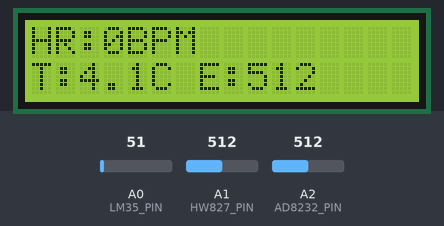
The sketch below on a simulated Arduino Uno, built with avr-gcc and run on an emulated ATmega328P. On the bench: 16×2 character LCD. The inputs (shaded band) are chosen by the test bench; at power-on: A0 (LM35_PIN) = 51, A2 (AD8232_PIN) = 512, A1 (HW827_PIN) = 512. What the sketch prints to the serial monitor is not drawn.

Above: at 3.2 s.
3.3 s: A0 (LM35_PIN) set to 61
At 5.0 s:
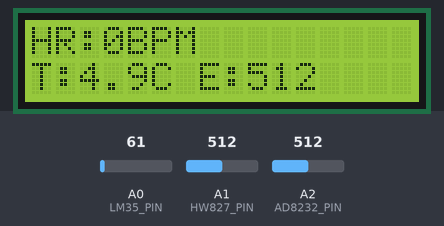
5.5 s: A2 (AD8232_PIN) set to 560
At 6.5 s:
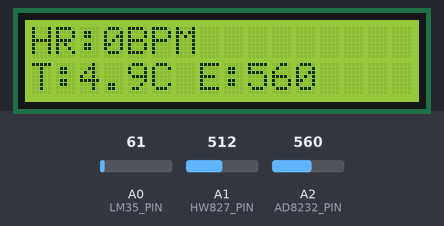
7.5 s: A0 (LM35_PIN) set to 71
At 9.2 s:
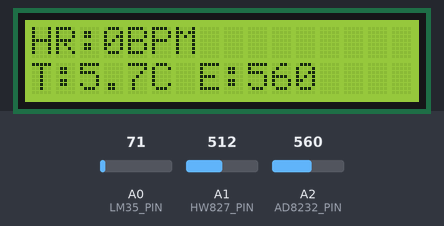
9.5 s: A2 (AD8232_PIN) set to 540
At 10.8 s:
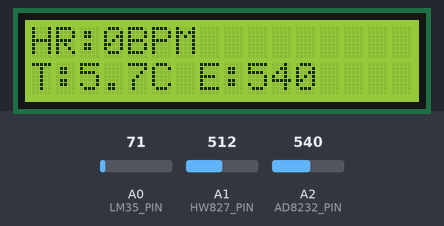
11.5 s: A0 (LM35_PIN) set to 86
At 13.2 s:
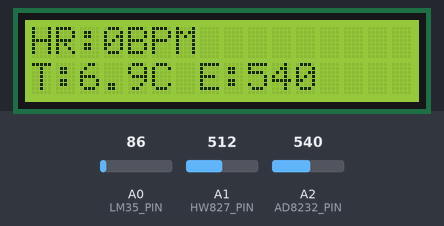
13.5 s: A2 (AD8232_PIN) set to 511
At 15.0 s:
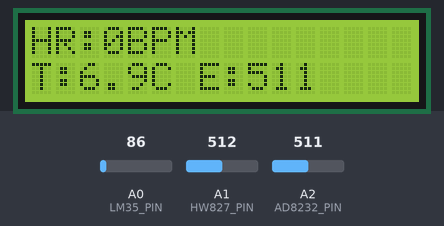
Timing chart, 0 to 16.5 s (numbered marks = the images above; inputs shaded):
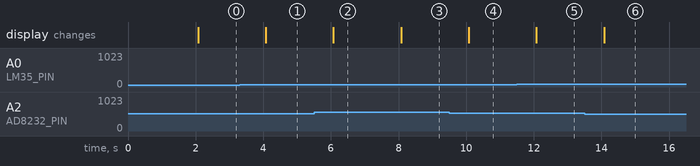

Measured:
- after the input at 3.3 s, the display: changes after 0.78 s (image 1)
- after the input at 5.5 s, the display: changes after 0.58 s (image 2)
- after the input at 7.5 s, the display: changes after 0.58 s (image 3)
- after the input at 9.5 s, the display: changes after 0.58 s (image 4)
- after the input at 11.5 s, the display: changes after 0.58 s (image 5)
- after the input at 13.5 s, the display: changes after 0.58 s (image 6)

The sketch:

main.ino
```cpp
#include <LiquidCrystal.h>

const int LCD_RS = 7;
const int LCD_EN = 8;
const int LCD_D4 = 9;
const int LCD_D5 = 10;
const int LCD_D6 = 11;
const int LCD_D7 = 12;
LiquidCrystal lcd(LCD_RS, LCD_EN, LCD_D4, LCD_D5, LCD_D6, LCD_D7);

const int LM35_PIN  = A0;
const int HW827_PIN = A1;
const int AD8232_PIN = A2;

const float ADC_RESOLUTION = 4095.0;
const float ADC_REF_VOLTAGE = 3.3;

const int PULSE_THRESHOLD = 550;
unsigned long lastBeatTime = 0;
unsigned long peakInterval = 0;
bool pulseDetected = false;
int bpm = 0;

unsigned long lastDisplayUpdate = 0;
const unsigned long DISPLAY_INTERVAL = 2000;

void setup() {
  Serial.begin(9600);

  lcd.begin(16, 2);
  lcd.setCursor(0, 0);
  lcd.print("Health Monitor");
  lcd.setCursor(0, 1);
  lcd.print("Initializing...");
  delay(2000);
  lcd.clear();
}

void loop() {
  detectHeartbeat();

  if (millis() - lastDisplayUpdate >= DISPLAY_INTERVAL) {
    lastDisplayUpdate = millis();

    float temperature = readTemperature();
    int ecgValue = readECG();

    displayReadings(bpm, temperature, ecgValue);
    printToSerial(bpm, temperature, ecgValue);
  }
}

float readTemperature() {
  int adcValue = analogRead(LM35_PIN);
  float voltage = (adcValue / ADC_RESOLUTION) * ADC_REF_VOLTAGE;
  float temperatureC = voltage / 0.01;
  return temperatureC;
}

int readECG() {
  int adcValue = analogRead(AD8232_PIN);
  return adcValue;
}

void detectHeartbeat() {
  int sensorValue = analogRead(HW827_PIN);

  if (sensorValue > PULSE_THRESHOLD && !pulseDetected) {
    pulseDetected = true;
    unsigned long currentTime = millis();

    if (lastBeatTime != 0) {
      peakInterval = currentTime - lastBeatTime;
      if (peakInterval > 0) {
        bpm = 60000 / peakInterval;
      }
    }
    lastBeatTime = currentTime;
  }

  if (sensorValue < PULSE_THRESHOLD) {
    pulseDetected = false;
  }
}

void displayReadings(int heartRate, float temperature, int ecg) {
  lcd.clear();

  lcd.setCursor(0, 0);
  lcd.print("HR:");
  lcd.print(heartRate);
  lcd.print("BPM");

  lcd.setCursor(0, 1);
  lcd.print("T:");
  lcd.print(temperature, 1);
  lcd.print("C E:");
  lcd.print(ecg);
}

void printToSerial(int heartRate, float temperature, int ecg) {
  Serial.print("Heart Rate: ");
  Serial.print(heartRate);
  Serial.print(" BPM\t");

  Serial.print("Temperature: ");
  Serial.print(temperature, 2);
  Serial.print(" C\t");

  Serial.print("ECG Value: ");
  Serial.println(ecg);
}
```
